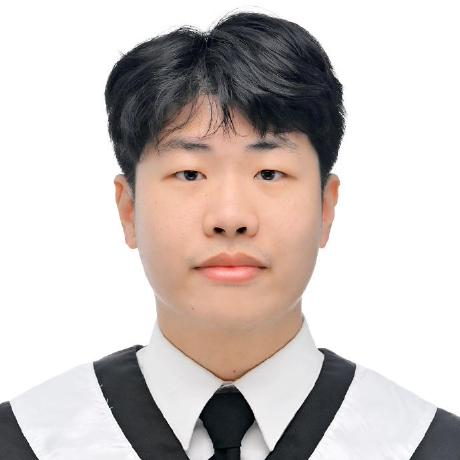
#> input picture source-photo.jpg, 460 x 460 px
$ python make_ascii_svg.py   (older library calls are emulated)
#> lines starting #> are read from the running program, lines starting #| are printed output that depends on the picture; after the words box and inside, x2 and y2 are one past the last pixel; in counts of white or black regions, pixels touching at a corner belong together
#!/usr/bin/env python3
"""Convert source-photo.jpg into a self-typing ASCII-portrait SVG.

Pipeline: crop → CLAHE local contrast → median denoise → tone posterize
(6 levels) + Sobel edge lines, then map onto a short glyph ramp. Dark
glyphs print on a light paper card so the portrait reads like ink —
hair dark, face light. Every row wipes in left-to-right with a block
cursor riding the edge, staggered top to bottom. Plays once, freezes.

Usage: python scripts/make_ascii_svg.py
Writes: ren-ascii.svg at the repo root.
"""
from pathlib import Path

import cv2
import numpy as np
from PIL import Image

ROOT = Path(__file__).resolve().parent.parent
SRC = ROOT / "source-photo.jpg"
OUT = ROOT / "ren-ascii.svg"

GLYPHS = " .:=*#"       # tone levels, sparse -> dense (ink on paper)
CROP = (0.08, 0.02, 0.92, 0.86)  # trim edges and the busy collar area
COLS = 110
CLAHE_CLIP = 3.0
MEDIAN = 5
EDGE_AMT = 0.65          # how strongly feature lines darken the tone
THRESHOLDS = [0.15, 0.34, 0.54, 0.74, 0.88]

CHAR_W, CHAR_H = 6.0, 10.0
PAD = 18
FG = "#1f2328"           # ink
BG = "#f6f8fa"           # paper
BORDER = "#d0d7de"

ROW_DUR = 0.35
STAGGER = 0.05


def image_to_grid() -> list[str]:
    img = Image.open(SRC).convert("L")
    w, h = img.size
#> w = 460; h = 460
    l, t, r, b = CROP
    a = np.asarray(img.crop((int(w * l), int(h * t), int(w * r), int(h * b))))

    x = cv2.createCLAHE(clipLimit=CLAHE_CLIP, tileGridSize=(8, 8)).apply(a)
    x = cv2.medianBlur(x, MEDIAN)
    gx = cv2.Sobel(x, cv2.CV_32F, 1, 0, ksize=3)
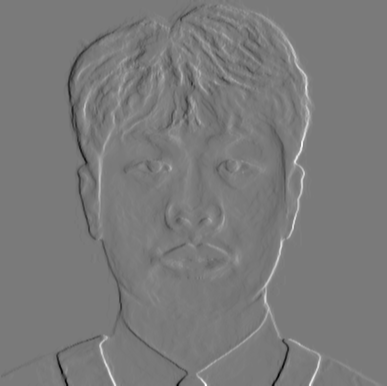
#> gx: shape (386, 387) float32; min -668, max 719, mean 0; drawn with min black and max white
    gy = cv2.Sobel(x, cv2.CV_32F, 0, 1, ksize=3)
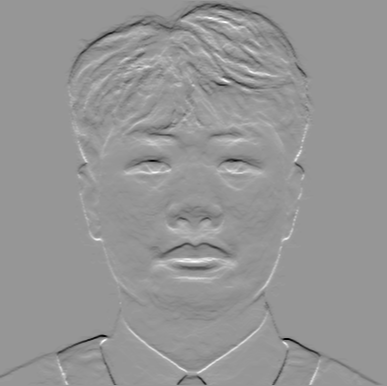
#> gy: shape (386, 387) float32; min -632, max 441, mean -1.7; drawn with min black and max white
    mag = np.sqrt(gx * gx + gy * gy)
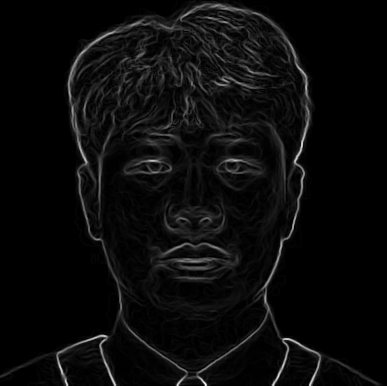
#> mag: shape (386, 387) float32; min 0, max 794.1, mean 34.6; drawn with min black and max white
    mag /= max(np.percentile(mag, 99), 1e-6)

    rows = round(COLS * (a.shape[0] / a.shape[1]) * (CHAR_W / CHAR_H))
#> rows = 66
    v = cv2.resize(x, (COLS, rows), interpolation=cv2.INTER_AREA).astype(np.float32) / 255
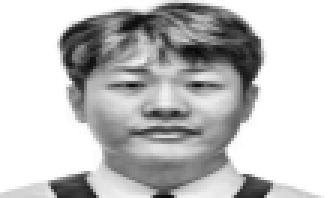
#> v: shape (66, 110) float32 (shown 3 times larger); min 0.0392, max 1, mean 0.759
    e = np.clip(cv2.resize(mag, (COLS, rows), interpolation=cv2.INTER_AREA), 0, 1)
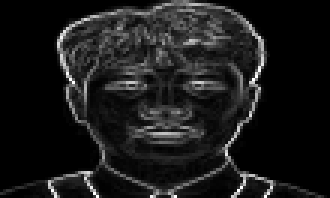
#> e: shape (66, 110) float32 (shown 3 times larger); min 0, max 1, mean 0.104
    ink = np.clip((1 - v) + EDGE_AMT * e, 0, 1)

    idx = np.zeros_like(ink, dtype=int)
    for t in THRESHOLDS:
        idx += (ink >= t).astype(int)
#> this loop made 5 passes
#> pass 1, in image_to_grid, `idx += (ink >= t).astype(int)`:
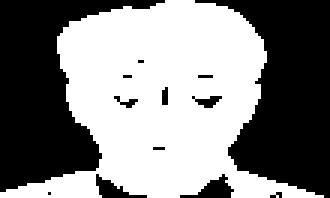
#> idx: shape (66, 110) int64 (shown 3 times larger); values 0 (black) and 1 (white), 52.2% white; 13 black regions (8 under 20 px), largest, box (x1, y1, x2, y2) and area: (65, 0, 110, 66) 1673, (0, 0, 55, 64) 1615, (60, 58, 78, 66) 64, (32, 58, 49, 66) 54, (64, 32, 74, 36) 22
#> after the loop:
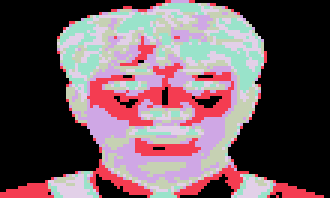
#> idx: shape (66, 110) int64 (shown 3 times larger); 6 distinct labels, from 0 to 5; one colour per label, 0 black
    return ["".join(GLYPHS[i] for i in row).rstrip() for row in idx]


def main() -> None:
    grid = image_to_grid()
#> grid = 66 items
    rows = len(grid)
#> rows = 66
    width = round(COLS * CHAR_W + 2 * PAD)
    height = round(rows * CHAR_H + 2 * PAD)
#> height = 696
    full_w = COLS * CHAR_W

    parts = [
        f'<svg xmlns="http://www.w3.org/2000/svg" width="{width}" height="{height}" '
        f'viewBox="0 0 {width} {height}" role="img" aria-label="ASCII portrait of rennn0223">',
        f'<rect width="{width}" height="{height}" rx="12" fill="{BG}"/>',
        f'<rect x="0.5" y="0.5" width="{width - 1}" height="{height - 1}" rx="12" '
        f'fill="none" stroke="{BORDER}"/>',
        '<defs>',
    ]

    for i, line in enumerate(grid):
        if not line:
            continue
        y = PAD + i * CHAR_H
        begin = i * STAGGER
        parts.append(
            f'<clipPath id="r{i}"><rect x="{PAD}" y="{y}" width="0" height="{CHAR_H}">'
            f'<animate attributeName="width" from="0" to="{full_w}" '
            f'dur="{ROW_DUR}s" begin="{begin:.3f}s" fill="freeze"/></rect></clipPath>'
        )
#> this loop made 66 passes
#> (y, begin) on passes 1 to 12: (18, 0), (28, 0.05), (38, 0.1), (48, 0.15), (58, 0.2), (68, 0.25), (78, 0.3), (88, 0.35), (98, 0.4), (108, 0.45), (118, 0.5), (128, 0.55)
#> after the loop, parts = 70 items
    parts.append('</defs>')

    parts.append(
        f'<g font-family="ui-monospace,SFMono-Regular,Menlo,Consolas,monospace" '
        f'font-size="{CHAR_H + 1}px" font-weight="600" fill="{FG}" xml:space="preserve">'
    )
    for i, line in enumerate(grid):
        if not line:
            continue
        y_text = PAD + i * CHAR_H + CHAR_H - 2
        text = line.replace("&", "&amp;").replace("<", "&lt;").replace(">", "&gt;")
        # non-breaking spaces: some renderers (notably Safari) strip leading
        # regular spaces from <text> even with xml:space="preserve", which
        # shifts and stretches every row
        text = text.replace(" ", "&#160;")
        parts.append(
            f'<g clip-path="url(#r{i})">'
            f'<text x="{PAD}" y="{y_text}" textLength="{len(line) * CHAR_W}">{text}</text>'
            f'</g>'
        )
#> this loop made 66 passes
#> y_text on passes 1 to 12: 26, 36, 46, 56, 66, 76, 86, 96, 106, 116, 126, 136
#> after the loop, parts = 138 items
    parts.append('</g>')

    # block cursor riding each row's wipe edge
    for i, line in enumerate(grid):
        if not line:
            continue
        y = PAD + i * CHAR_H
        begin = i * STAGGER
        end = begin + ROW_DUR
        parts.append(
            f'<rect x="{PAD}" y="{y}" width="{CHAR_W}" height="{CHAR_H}" fill="{FG}" opacity="0">'
            f'<set attributeName="opacity" to="0.7" begin="{begin:.3f}s"/>'
            f'<animate attributeName="x" from="{PAD}" to="{PAD + full_w}" '
            f'dur="{ROW_DUR}s" begin="{begin:.3f}s" fill="freeze"/>'
            f'<set attributeName="opacity" to="0" begin="{end:.3f}s"/></rect>'
        )
#> this loop made 66 passes
#> (y, begin, end) on passes 1 to 12: (18, 0, 0.35), (28, 0.05, 0.4), (38, 0.1, 0.45), (48, 0.15, 0.5), (58, 0.2, 0.55), (68, 0.25, 0.6), (78, 0.3, 0.65), (88, 0.35, 0.7), (98, 0.4, 0.75), (108, 0.45, 0.8), (118, 0.5, 0.85), (128, 0.55, 0.9)
#> after the loop, parts = 205 items

    parts.append('</svg>')
    OUT.write_text("\n".join(parts), encoding="utf-8")
    print(f"wrote {OUT} ({rows} rows)")
#| wrote ren-ascii.svg (66 rows)


if __name__ == "__main__":
    main()
